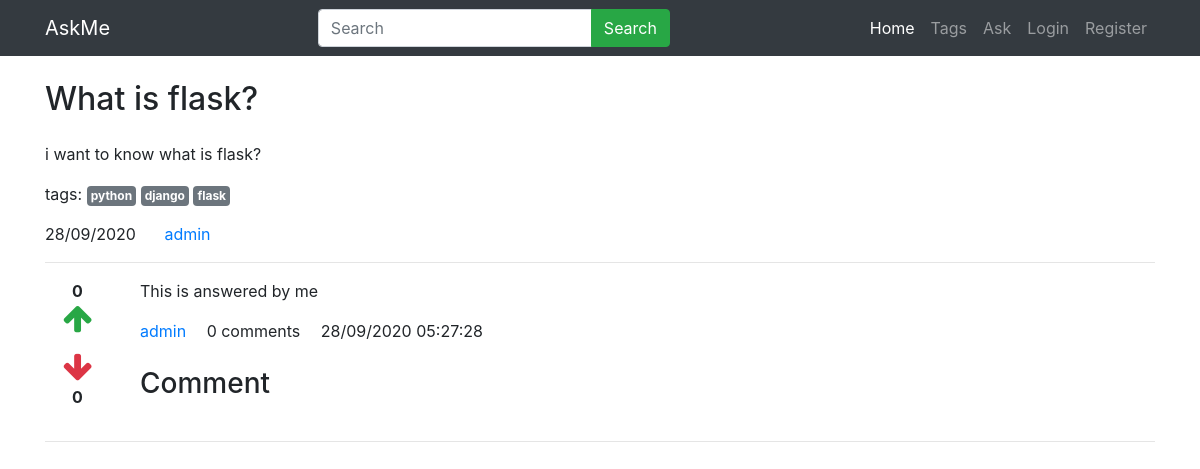
Page /detail/2 on the earlier database version.
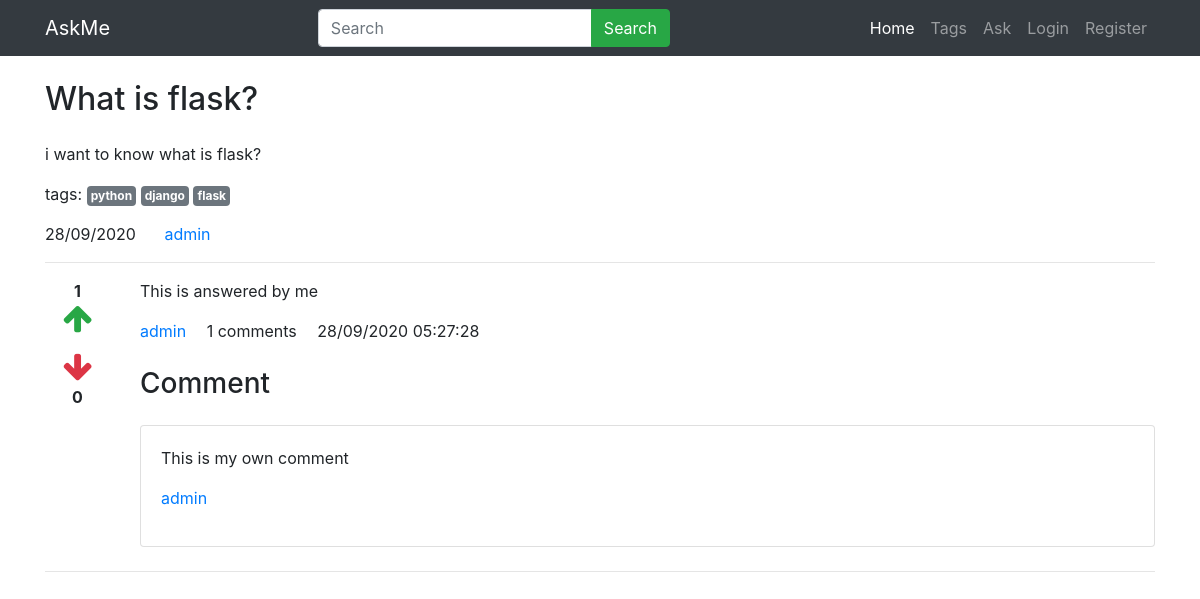
Same page on the later database version.
### main/models.py (models this page shows, shortened)
class Answer(models.Model):
    question=models.ForeignKey(Question,on_delete=models.CASCADE)
    user=models.ForeignKey(CustomUser,on_delete=models.CASCADE)
    detail=models.TextField()
    add_time=models.DateTimeField(auto_now_add=True)

class CustomUser(AbstractUser):
    bio=models.TextField()
    location=models.CharField(max_length=200)

class Comment(models.Model):
    answer=models.ForeignKey(Answer,on_delete=models.CASCADE)
    user=models.ForeignKey(CustomUser,on_delete=models.CASCADE,related_name='comment_user')
    comment=models.TextField(default='')
    add_time=models.DateTimeField(auto_now_add=True)

### main/views.py (the view, shortened to what this page needs)
# urls.py: path('detail/<int:id>',views.detail,name='detail'),
def detail(request,id):
    quest=Question.objects.get(pk=id)
    tags=quest.tags.split(',')
    answers=Answer.objects.filter(question=quest)
    answerform=AnswerForm
    return render(request,'detail.html',{
        'quest':quest,
        'tags':tags,
        'answers':answers,
        'answerform':answerform
    })

### main/templates/detail.html (shortened to what this page needs)
{% extends 'base.html' %}
{% load static %}
{% load humanize %}
{% block content %}
    <div class="container">
        <h2 class="my-4">{{quest.title}}</h2>
        <p>{{quest.detail}}</p>
        <p>
            tags:
            {% for tag in tags %}
            <a href="/tag/{{tag|slugify}}" class="badge badge-secondary p-1">{{tag}}</a>
            {% endfor %}
        </p>
        <p>
            <span class="mr-4">{{quest.add_time|date:'d/m/Y'}}</span>
            <a href="#">{{quest.user.username}}</a>
        </p>
        <hr/>
        {% for answer in answers %}
        <div class="row">
            <div class="col-1" style="text-align: center;">
                <div class="upvote">
                    <strong class="upvote-count-{{answer.id}}">{{answer.upvote_set.count}}</strong><br/>
                    <span class="text-success">
                        <i class="fa fa-arrow-up fa-2x upvote-click" data-answer="{{answer.id}}"></i>
                    </span>
                </div>
                <div class="downvote mt-3">
                    <span class="text-danger">
                        <i class="fa fa-arrow-down fa-2x downvote-click" data-answer="{{answer.id}}"></i>
                    </span><br/>
                    <strong class="downvote-count-{{answer.id}}">{{answer.downvote_set.count}}</strong>
                </div>
            </div>
            <div class="col-11">
                <p>
                    {{ answer.detail }}
                </p>
                <p>
                    <a href="#" class="mr-3">{{answer.user.username}}</a>
                    <span class="mr-3"><span class="comment-count-{{answer.id}}">{{answer.comment_set.count}}</span> comments</span>
                    <span>{{answer.add_time|date:'d/m/Y h:i:s'}}</span>
                </p>
                <h3 class="my-4">Comment</h3>
                <div class="comment-wrapper-{{answer.id}}">
                    {% for comment in answer.comment_set.all %}
                    <div class="card mb-2">
                        <div class="card-body">
                            <p>{{comment.comment}}</p>
                            <p>
                                <a href="#">{{comment.user.username}}</a>
                            </p>
                        </div>
                    </div>
                    {% endfor %}
                </div>
            </div>
        </div>
        <hr/>
        {% endfor %}
    </div>
{% endblock %}

Differences in the rows shown:
computed for Answer "This is answered by me": upvote_set.count "0" → "1"; comment_set.count "0" → "1"
added Comment: comment "This is my own comment", user.username "admin"
